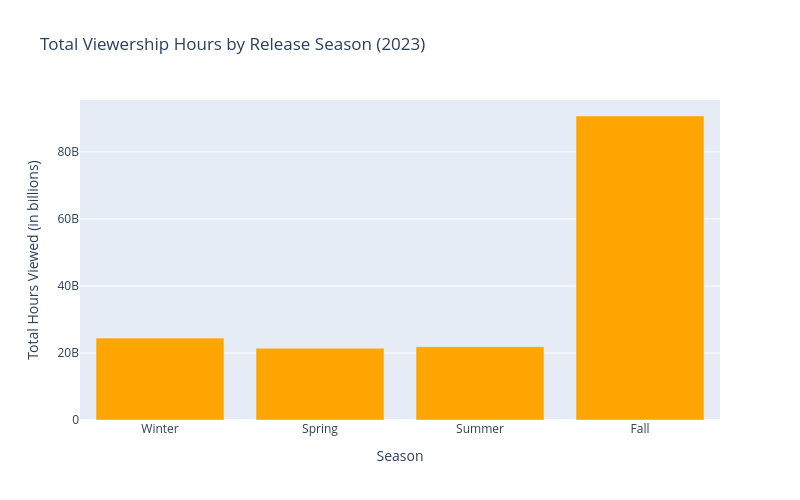

The notebook cell this image was saved under:
### Code cell
# define seasons based on release months
def get_season(month):
    if month in [12, 1, 2]:
        return 'Winter'
    elif month in [3, 4, 5]:
        return 'Spring'
    elif month in [6, 7, 8]:
        return 'Summer'
    else:
        return 'Fall'

# apply the season categorization to the dataset
df['Release Season'] = df['Release Month'].apply(get_season)

# aggregate viewership hours by release season
seasonal_viewership = df.groupby('Release Season')['Hours Viewed'].sum()

# order the seasons as 'Winter', 'Spring', 'Summer', 'Fall'
seasons_order = ['Winter', 'Spring', 'Summer', 'Fall']
seasonal_viewership = seasonal_viewership.reindex(seasons_order)

fig = go.Figure(data=[
    go.Bar(
        x=seasonal_viewership.index,
        y=seasonal_viewership.values,
        marker_color='orange'
    )
])

fig.update_layout(
    title='Total Viewership Hours by Release Season (2023)',
    xaxis_title='Season',
    yaxis_title='Total Hours Viewed (in billions)',
    xaxis_tickangle=0,
    height=500,
    width=800,
    xaxis=dict(
        categoryorder='array',
        categoryarray=seasons_order
    )
)

fig.show()

### Figure 1 — Plotly figure (JSON) as saved in the notebook; plotly's stock layout.template omitted (floating-point values rounded to 4 significant figures)
{"data": [{"marker": {"color": "orange"}, "type": "bar", "x": ["Winter", "Spring", "Summer", "Fall"], "y": [24430000000.0, 21400000000.0, 21860000000.0, 90710000000.0]}], "layout": {"height": 500, "title": {"text": "Total Viewership Hours by Release Season (2023)"}, "width": 800, "xaxis": {"categoryarray": ["Winter", "Spring", "Summer", "Fall"], "categoryorder": "array", "tickangle": 0, "title": {"text": "Season"}}, "yaxis": {"title": {"text": "Total Hours Viewed (in billions)"}}}}
